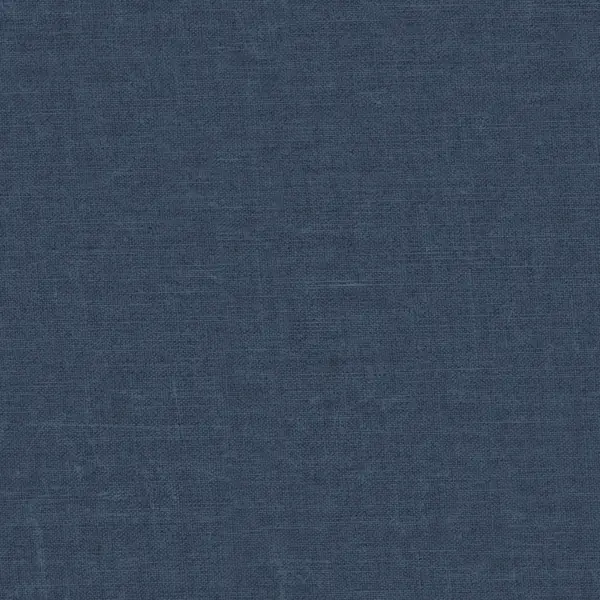
#> input picture assets/book/cloth.webp, 600 x 600 px, given in place of initA1.jpg, which was not available
$ python real-assets.py ../assets/book/cloth.webp
#> lines starting #> are read from the running program, lines starting #| are printed output that depends on the picture
#!/usr/bin/env python3
"""Prepare the book's real materials from their sources: python3 tools/real-assets.py SRC_DIR

Every texture and ornament in the book is a photograph or scan of a real thing (sources and
licences in assets/book/SOURCES.md). This turns the downloaded originals in SRC_DIR into the
sizes the page uses, in assets/book/:

  initial-a.webp  the opening initial A: a 13th-century Italian Bible initial on burnished gold
  vine.webp       gilded ivy, flowers and hairline stems from the border of a 15th-century Book
                  of Hours (Use of Metz), its vellum lifted out so it can be laid on another page
  gold.webp       a patch of that Bible initial's burnished gold, to gild S.D.G.
  parchment.webp  medieval parchment, made to tile
  fleuron.webp    a printer's ornament from the Kilmarnock Burns of 1786, its paper lifted out
  seal.webp       a seal of red sealing wax on a folded letter of 1846, cut from its paper, to close
                  the envelope on the calendar page (from Commons' 960px rendering of the scan)
  envelope.webp   the back of an envelope of 1843 (Fanny Appleton's, to Longfellow), cut from the
                  scanner's white, its own black seal taken out to make way for the red one
  letter.webp     the blank page of the letter that came in that envelope, with its stationer's
                  emboss and the creases it was folded in three by: the paper the readings are on

"Lifting out" divides a scan by its own paper colour, so the paper becomes white and only ink,
paint and gold remain; laid on the page with mix-blend-mode: multiply, the ornament sits on our
parchment as if painted there. Needs Pillow and numpy.
"""
import sys
from pathlib import Path

import numpy as np
from PIL import Image, ImageDraw, ImageFilter, ImageOps

ROOT = Path(__file__).resolve().parent.parent
OUT = ROOT / "assets" / "book"


def save(img, name, q=82, aq=100):
    OUT.mkdir(parents=True, exist_ok=True)
    img.save(OUT / name, "WEBP", quality=q, alpha_quality=aq, method=6)
    print(f"wrote assets/book/{name} {img.size} {(OUT / name).stat().st_size // 1024} KB")


def lift(img, blur=40):
    """Divide out the paper: an estimate of the bare paper colour at every point (a wide median of
    the light pixels) becomes white, leaving what was painted or printed on it."""
    a = np.asarray(img.convert("RGB")).astype(np.float32)
    small = img.convert("RGB").resize((max(8, img.width // 16), max(8, img.height // 16)), Image.LANCZOS)
    paper = small.filter(ImageFilter.MaxFilter(5)).filter(ImageFilter.GaussianBlur(2)).resize(img.size, Image.BICUBIC)
    p = np.asarray(paper).astype(np.float32) + 1
    out = np.clip(a / p * 255 * 1.02, 0, 255)
    return Image.fromarray(out.astype(np.uint8))


def to_alpha(img):
    """Turn the white a lifted scan leaves into transparency ("colour to alpha"): each pixel keeps the
    least opacity, and the colour, that over white gives back what was scanned. Then it lies on any
    page with ordinary blending, which holds inside the book's turning leaves as multiply does not."""
    a = np.asarray(img.convert("RGB")).astype(np.float32) / 255
    alpha = (1 - a).max(axis=2, keepdims=True)
    alpha = np.where(alpha < 0.035, 0, alpha)                 # the paper's own grain stays behind
    colour = 1 - (1 - a) / np.maximum(alpha, 1e-4)
    rgba = np.concatenate([colour.clip(0, 1), alpha.clip(0, 1)], axis=2)
    return Image.fromarray((rgba * 255).round().astype(np.uint8), "RGBA")


def tileable(img, overlap=0.18):
    """Make a texture tile by cross-fading each edge into the opposite one."""
    a = np.asarray(img.convert("RGB")).astype(np.float32)
    h, w, _ = a.shape
    ow, oh = int(w * overlap), int(h * overlap)
    # horizontal: blend the right strip over the left
    ramp = np.linspace(0, 1, ow)[None, :, None]
    left = a[:, :ow] * ramp + a[:, w - ow:] * (1 - ramp)
    a = np.concatenate([left, a[:, ow:w - ow]], axis=1)
    h, w, _ = a.shape
    ramp = np.linspace(0, 1, oh)[:, None, None]
    top = a[:oh] * ramp + a[h - oh:] * (1 - ramp)
    a = np.concatenate([top, a[oh:h - oh]], axis=0)
    return Image.fromarray(np.clip(a, 0, 255).astype(np.uint8))


def main(src):
#> called with src = '../assets/book/cloth.webp'
    s = Path(src)
    # the opening initial: the painted block of the cutting, inside its torn edges
    a = Image.open(s / "initA1.jpg").convert("RGB")
#> a is the input picture: PIL image 600x600 RGB; mean R, G, B 57.6, 71.7, 89.8
    a = a.crop((82, 86, 1204, 1342))
#> a: PIL image 1122x1256 RGB
    save(a.resize((560, round(560 * a.height / a.width)), Image.LANCZOS), "initial-a.webp", 86)
#| wrote assets/book/initial-a.webp (560, 627) 6 KB
    # and the size the page shows it at (the share images and icons are drawn from the larger)
    save(a.resize((320, round(320 * a.height / a.width)), Image.LANCZOS), "initial-a-320.webp", 86)
#| wrote assets/book/initial-a-320.webp (320, 358) 1 KB
    # its gold, behind the prophet's shoulder
    g = Image.open(s / "initA1.jpg").convert("RGB").crop((715, 190, 945, 395))
#> g: PIL image 230x205 RGB; every value is 0
    save(g.resize((256, 256), Image.LANCZOS), "gold.webp", 88)
#| wrote assets/book/gold.webp (256, 256) 0 KB

    # the Metz border: the column of ivy and flowers between the text and the page's edge
    m = Image.open(s / "metz-3840.jpg").convert("RGB")
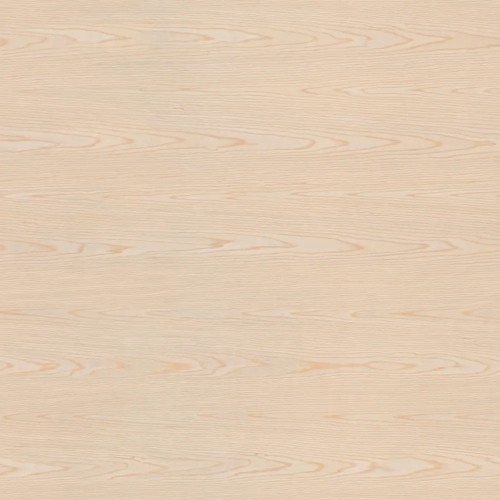
#> input picture assets/book/desk.webp, 1000 x 1000 px, given in place of metz-3840.jpg, which was not available (shown at 1/2 size)
#> m is the input picture: PIL image 1000x1000 RGB; mean R, G, B 226, 203.3, 179.4
    W, H = m.size
#> W = 1000; H = 1000
    col = m.crop((int(W * 0.745), int(H * 0.035), int(W * 0.875), int(H * 0.86)))
    col = to_alpha(lift(col))
#> in to_alpha, `colour = 1 - (1 - a) / np.maximum(alpha, 1e-4)`:
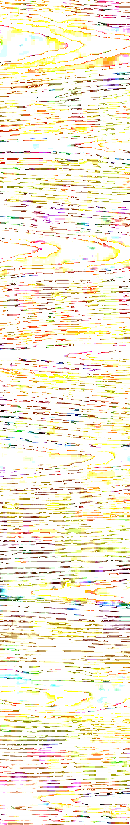
#> colour: shape (825, 130, 3) float32; mean R, G, B -12.01, -21.13, -44.9; drawn with min black and max white
    col = col.resize((170, round(170 * col.height / col.width)), Image.LANCZOS)   # shown at most about 160px wide
#> col: PIL image 170x1079 RGBA
    # the faintest of what was lifted (the vellum's own grain, never the paint) is let go, and the rest
    # kept at a weight a page can carry: 110 KB, not 260, with nothing lost to the eye
    a = np.asarray(col).copy()
    a[a[..., 3] < 16] = 0
#> a: shape (1079, 170, 4)
    save(Image.fromarray(a, "RGBA"), "vine.webp", 72, 65)
#| wrote assets/book/vine.webp (170, 1079) 20 KB

    # parchment: the smooth (hair) side of a medieval leaf, a little lighter, made to tile
    p = Image.open(s / "perg2.jpg").convert("RGB")
    arr = np.asarray(p).astype(np.float32)
    mean = arr.reshape(-1, 3).mean(axis=0)
#> mean = [225.8, 203.5, 179.3]
    arr = mean + (arr - mean) * 1.15                   # its grain and flecks, a little deepened
    arr = arr * (np.array([250, 243, 228]) / mean)     # on a warm vellum ground
    # take out the dark flecks, which would recur at the same place on every page where the tile repeats
    med = np.asarray(Image.fromarray(arr.clip(0, 255).astype(np.uint8)).filter(ImageFilter.MedianFilter(9))).astype(np.float32)
    fleck = (med - arr).mean(axis=2, keepdims=True) > 14
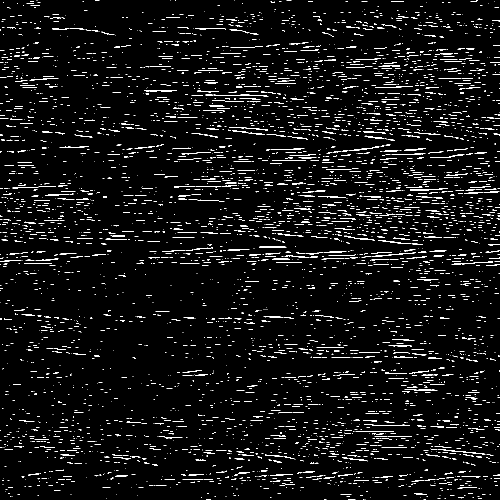
#> fleck: shape (1000, 1000, 1) bool (shown at 1/2 size); 4.2% white in thin lines or dots
    arr = np.where(fleck, med, arr)
    p = tileable(Image.fromarray(arr.clip(0, 255).astype(np.uint8)))
#> in tileable, `left = a[:, :ow] * ramp + a[:, w - ow:] * (1 - ramp)`:
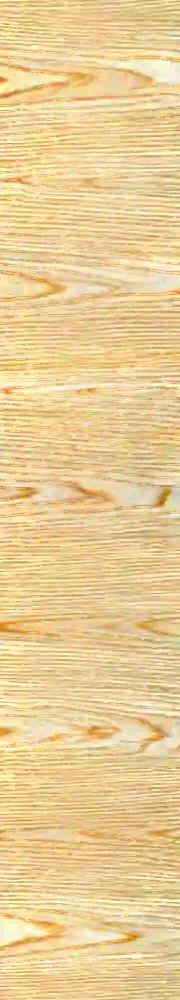
#> left: shape (1000, 180, 3) float64; mean R, G, B 249.6, 242, 227.2; drawn with min black and max white
#> in tileable, `top = a[:oh] * ramp + a[h - oh:] * (1 - ramp)`:
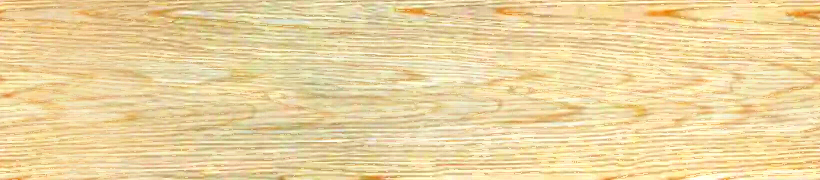
#> top: shape (180, 820, 3) float64; mean R, G, B 250, 243.7, 229.2; drawn with min black and max white
#> in tileable, `a = np.concatenate([top, a[oh:h - oh]], axis=0)`:
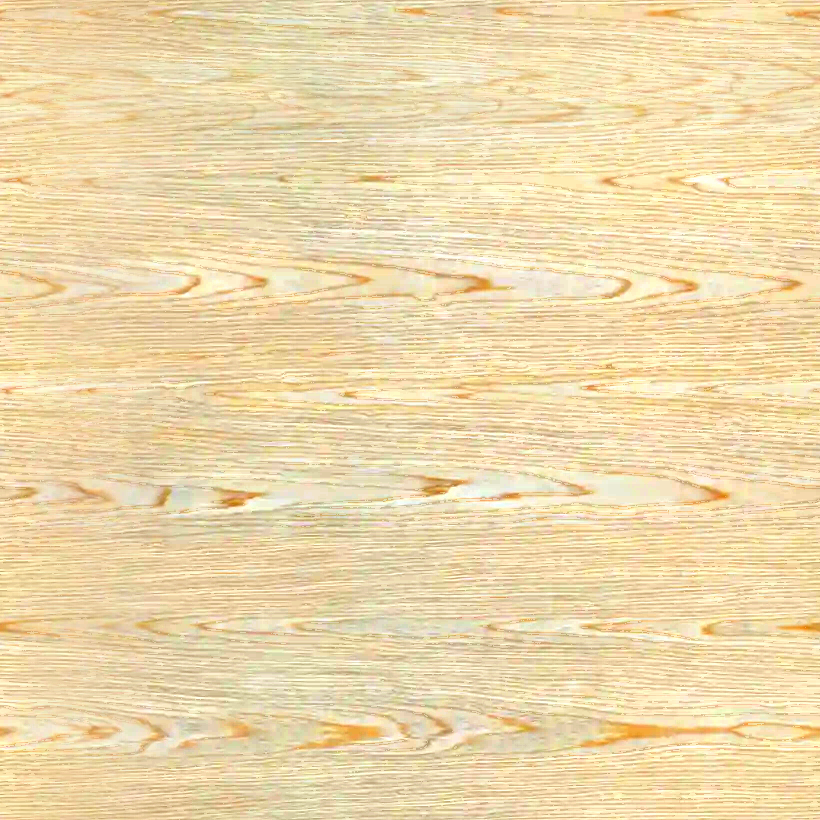
#> a: shape (820, 820, 3) float64; mean R, G, B 249.8, 243.1, 228.8; drawn with min black and max white
#> in tileable, `return Image.fromarray(np.clip(a, 0, 255).astype(np.uint8))`:
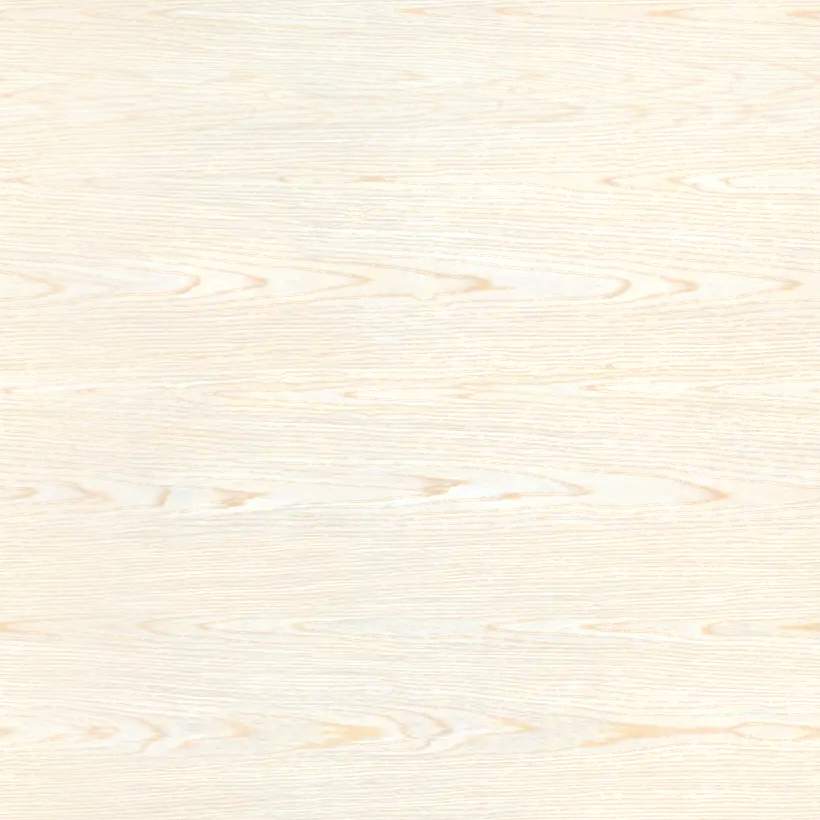
#> returned value: PIL image 820x820 RGB; mean R, G, B 249.6, 243, 228.6
    save(p.resize((720, 720), Image.LANCZOS), "parchment.webp", 80)
#| wrote assets/book/parchment.webp (720, 720) 25 KB

    # (the boards and the desk are made by tools/modern-assets.py)

    # the fleuron
#> (the run stopped early here; a loop or call above may not have finished)
